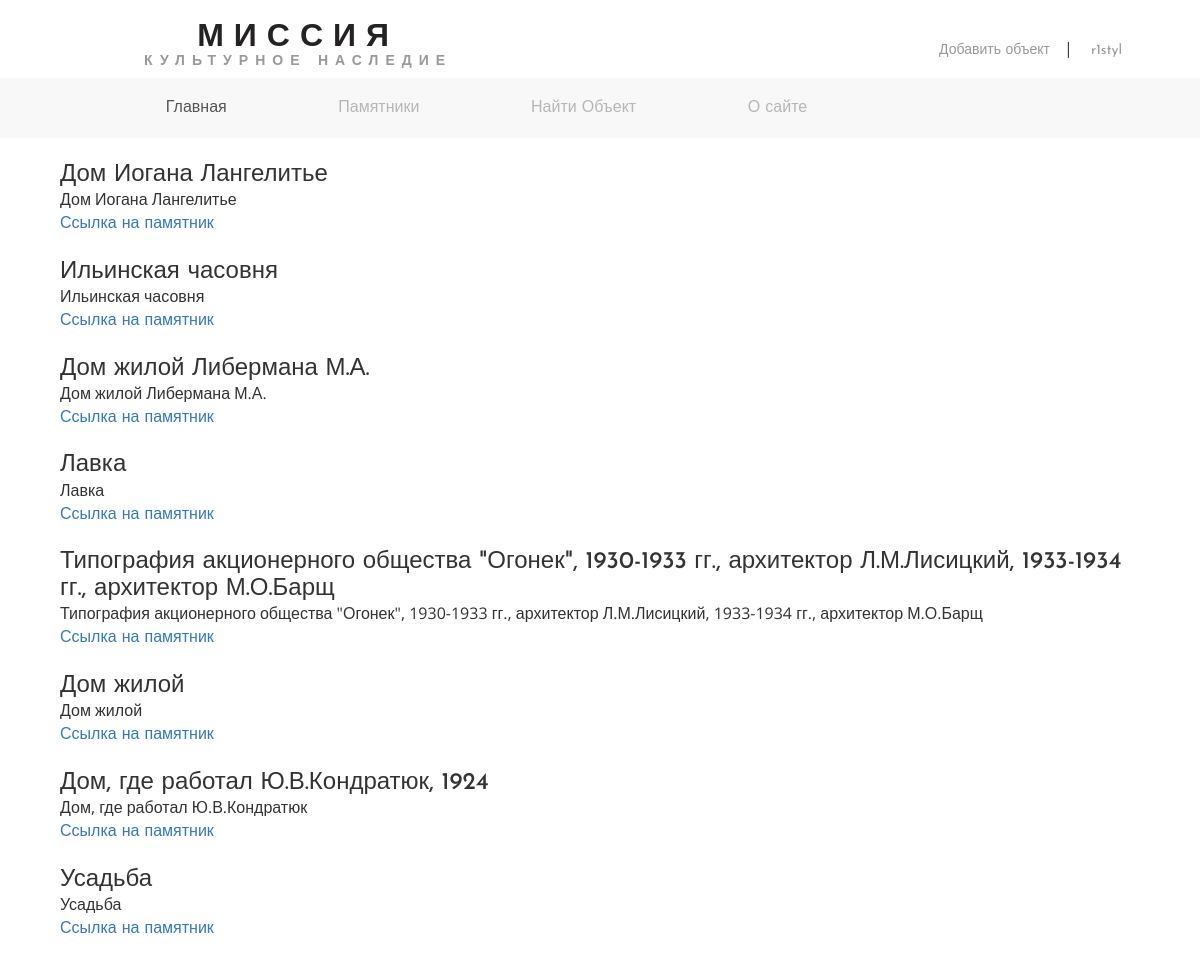
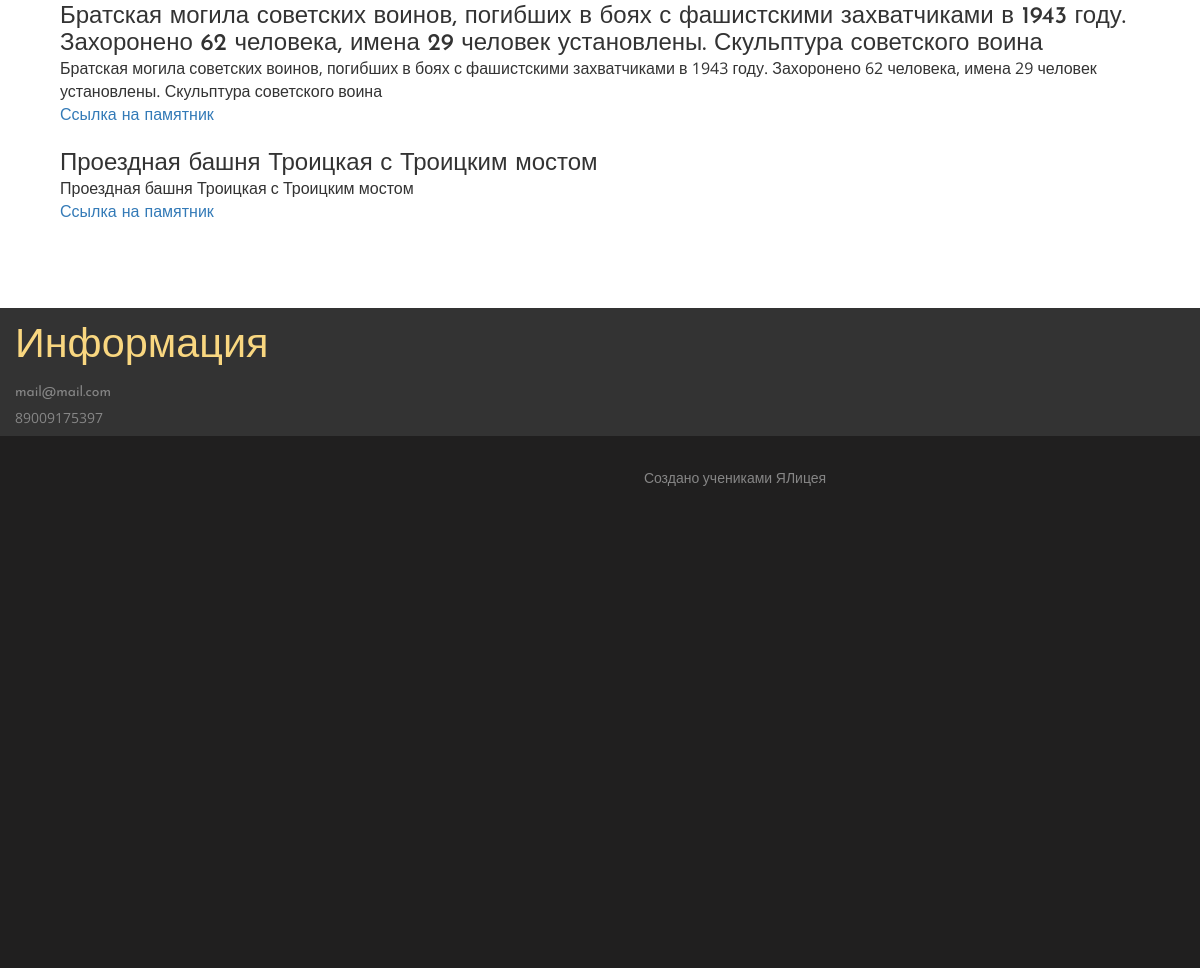
The page /show (signed in) on the database its author committed (2 pictures, top to bottom).
### data/users.py (models this page shows, shortened)
class User(SqlAlchemyBase, UserMixin, SerializerMixin):
    __tablename__ = 'users'
    id = sqlalchemy.Column(sqlalchemy.Integer, primary_key=True, autoincrement=True, unique=True)
    email = sqlalchemy.Column(sqlalchemy.String, unique=True)
    nick = sqlalchemy.Column(sqlalchemy.String, unique=True)
    is_admin = sqlalchemy.Column(sqlalchemy.BOOLEAN)
    hashed_password = sqlalchemy.Column(sqlalchemy.String)
    created_date = sqlalchemy.Column(sqlalchemy.DateTime,
                                     default=datetime.datetime.now)

### data/objects.py (models this page shows)
class Object(SqlAlchemyBase, SerializerMixin):
    __tablename__ = 'objects'
    id = sqlalchemy.Column(sqlalchemy.Integer, primary_key=True, autoincrement=True, unique=True)
    name = sqlalchemy.Column(sqlalchemy.String)
    about = sqlalchemy.Column(sqlalchemy.String)
    reester_number = sqlalchemy.Column(sqlalchemy.String, unique=True)
    region = sqlalchemy.Column(sqlalchemy.String)
    full_address = sqlalchemy.Column(sqlalchemy.String)
    category = sqlalchemy.Column(sqlalchemy.String)
    kind = sqlalchemy.Column(sqlalchemy.String)
    unesco = sqlalchemy.Column(sqlalchemy.BOOLEAN)
    is_value = sqlalchemy.Column(sqlalchemy.BOOLEAN)
    coords = sqlalchemy.Column(sqlalchemy.String)
    photo = sqlalchemy.Column(sqlalchemy.String)

### main.py (the view)
@app.route('/show')
def show_objects():
    db_sess = db_session.create_session()
    objects = db_sess.query(Object).all()
    obj = [objects[randint(1, len(objects))] for _ in range(10)]
    form = SearchForm()
    return render_template('show_objects.html', obj=obj, form=form)

### data/db_session.py (called while the page is built)
def create_session() -> Session:
    global __factory
    return __factory()

### main.py (called while the page is built)
@login_manager.user_loader
def load_user(user_id):
    db_sess = db_session.create_session()
    return db_sess.query(User).get(user_id)

### templates/show_objects.html
{% extends "base.html" %}
{% block content %}
    <div class="main">
    {% for item in obj %}
    <div class="shadow-lg p-3 mb-5 bg-body rounded">
        <h3>{{ item.name }}</h3>
        <p>{{ item.about }}</p>
        <a href="/{{ item.id }}">Ссылка на памятник</a>
    </div>
    <br>
    {% endfor %}
    </div>
{% endblock %}

### templates/base.html (shortened to what this page needs)
<!DOCTYPE html>
<html>
<head>
<link href="static/css/bootstrap.css" rel="stylesheet" type="text/css" media="all" />
<link href="static/css/style.css" rel="stylesheet" type="text/css" media="all" />
</head>
<body>
	<div class="header">
		<div class="logo">
			<div align="center">
				<a href="/">Миссия<span>Культурное наследие</span></a>
			</div>
		</div>
		<div class="logo-right">
			<ul>
				{% if current_user.is_authenticated %}
					{% if current_user.is_admin %}
						<li><a href="/add_object">Добавить объект</a></li>|
					{% endif %}
					<li><a href="/logout">{{ current_user.nick }}</a></li>
				{% else %}
				<li><a href="/login">Войти</a></li>|
				<li><a href="/register">Зарегестрироваться</a></li>
				{% endif %}
			</ul>
		</div>
		<div class="clearfix"> </div>
	</div>
	<div class="header-nav">
		<div class="container">
			<nav class="navbar navbar-default">
				<div class="collapse navbar-collapse nav-wil" id="bs-example-navbar-collapse-1">
					<nav class="cl-effect-1">
						<ul class="nav navbar-nav">
							<li class="active"><a href="/">Главная</a></li>
							<li><a href="/show">Памятники</a></li>
							<li><a href="/search">Найти Объект</a></li>
							<li><a href="/about">О сайте</a></li>
						</ul>
					</nav>
				</div>
			</nav>
		</div>
	</div>
<main role="main">
    {% block content %}{% endblock %}
</main>
	<div class="footer">
		<div class="col-md-3 footer-grids">
			<h4><a href="/">Информация</a></h4>
			<p><a href="mail@mail.com">mail@mail.com</a></p>
			<p>89009175397</p>
			<ul class="social-icons">
			</ul>
		</div>
	</div>
	<div class="footer-bottom">
		<div class="container">
			<p>Создано учениками ЯЛицея</p>
		</div>
	</div>
	{% for i in range(7) %}
		<div class="footer-bottom"></div>
	{% endfor %}
</body>
</html>

### static/css/style.css (style rules this page uses)
html, body { font-size: 100%; background:#ffffff; font-family: 'Open Sans', sans-serif; }
h1,h2,h3,h4,h5,h6,a { margin:0; font-family: 'Josefin Sans', sans-serif; }
p { margin:0; }
ul,label { margin:0; padding:0; }
.header { padding: 1em 0; }
.logo { float:left; margin-left:50em; }
.logo a { font-size:2em; text-transform:uppercase; text-decoration:none; color: #252222; letter-spacing: 10px; font-weight: 600; }
.logo a span { display: block; font-size: 14px; letter-spacing: 7px; line-height: 0; text-align: center; color: #999; }
.logo-right { float:right; margin-right:4em; }
.logo-right ul { padding: 1.3em 0 0; }
.logo-right ul li { display:inline-block; color:#999; font-size:14px; margin: 0 1em; }
.logo-right ul li a { color:#999; text-decoration:none; }
.header-nav { background-color: #F8F8F8; }
.navbar-default { background: none; border: none; }
.navbar-default .navbar-nav > .active > a, .navbar-default .navbar-nav > .active > a:hover, .navbar-default .navbar-nav > .active > a:focus { color: #555; background: none; }
.navbar-default .navbar-nav > li > a { color: #B7B6B6; }
.navbar-nav { float: none; margin-left: 5em; }
.navbar { margin-bottom: 0; }
.nav > li > a { padding: 20px 40px; }
.cl-effect-1 a::before, .cl-effect-1 a::after { display: inline-block; opacity: 0; -webkit-transition: -webkit-transform 0.3s, opacity 0.2s; -moz-transition: -moz-transform 0.3s, opacity 0.2s; transition: transform 0.3s, opacity 0.2s; }
.cl-effect-1 a::before { margin-right: 10px; content: '['; -webkit-transform: translateX(20px); -moz-transform: translateX(20px); transform: translateX(20px); }
.cl-effect-1 a::after { margin-left: 10px; content: ']'; -webkit-transform: translateX(-20px); -moz-transform: translateX(-20px); transform: translateX(-20px); }
.cl-effect-1 a:hover::before, .cl-effect-1 a:hover::after, .cl-effect-1 a:focus::before, .cl-effect-1 a:focus::after,.cl-effect-1 ul li.active a { opacity: 1; -webkit-transform: translateX(0px); -moz-transform: translateX(0px); transform: translateX(0px); }
.footer { padding: 1em 0 7em; background-color: rgb(51, 51, 51); }
.footer h4 { margin:0 0 .5em; }
.footer-grids h4 a { color:#f9d780; font-size:2.3em; text-decoration: none; }
.footer-grids p a { color: #868686; font-size: 14px; text-decoration: none; }
.footer-grids p { color: #868686; font-size:14px; line-height: 1.8em; margin:0; }
.footer-bottom { background-color: #201F1F; padding: 2em 0; text-align: center; }
.footer-bottom p { color: #868686; margin:0; font-size: 14px; }
.social-icons { padding:2em 0 0; }
.navbar-collapse { padding-right: 0; padding-left: 0; }
@media (max-width:1440px) { .logo { margin-left: 14em; } }
@media (max-width:1366px) { .logo { margin-left: 11em; } }
@media (max-width: 1280px) { .logo { margin-left: 9em; } }
.main { margin-right: 5%; margin-left: 5%; margin-bottom: 5%; margin-top: 2% }

### rows shown on the page
User: nick "r1styl"
Object: name "Дом Иогана Лангелитье", about "Дом Иогана Лангелитье"
Object: name "Ильинская часовня", about "Ильинская часовня"
Object: name "Дом жилой Либермана М.А.", about "Дом жилой Либермана М.А."
Object: name "Лавка", about "Лавка"
Object: name "Типография акционерного общества \"Огонек\", 1930-1933 гг., архитектор Л.М.Лисицкий, 1933-1934 гг., архитектор М.О.Барщ", about "Типография акционерного общества \"Огонек\", 1930-1933 гг., архитектор Л.М.Лисицкий, 1933-1934 гг., архитектор М.О.Барщ"
Object: name "Дом жилой", about "Дом жилой"
Object: name "Дом, где работал Ю.В.Кондратюк, 1924", about "Дом, где работал Ю.В.Кондратюк"
Object: name "Усадьба", about "Усадьба"
Object: name "Братская могила советских воинов, погибших в боях с фашистскими захватчиками в 1943 году. Захоронено 62 человека, имена 29 человек установлены. Скульптура советского воина", about "Братская могила советских воинов, погибших в боях с фашистскими захватчиками в 1943 году. Захоронено 62 человека, имена 29 человек установлены. Скульптура советского воина"
Object: name "Проездная башня Троицкая с Троицким мостом", about "Проездная башня Троицкая с Троицким мостом"
